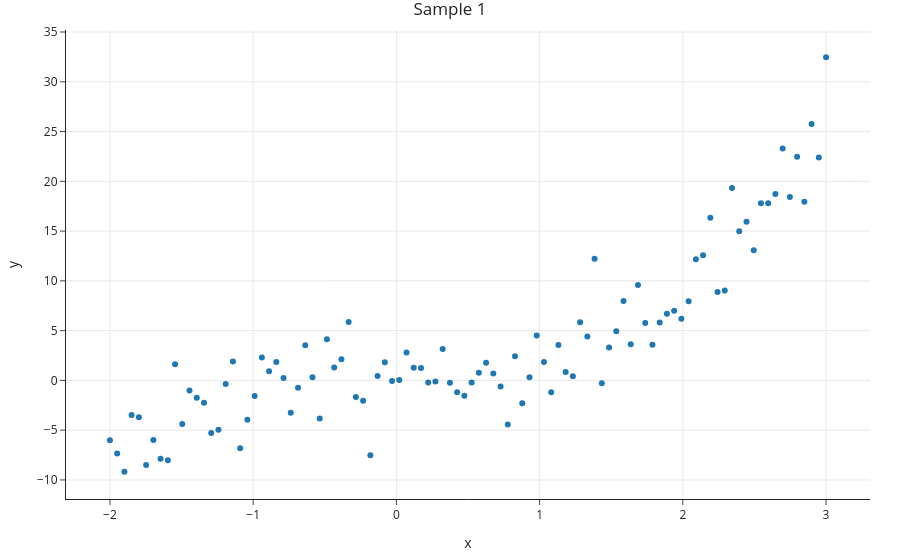

Write notebook code for a chart like this one.
### Markdown cell above
<div class="alert alert-warning">
    <h3>Question 🤔 (Answer at <a href="https://dsc80.com/q">dsc80.com/q</a>)</h3>

Code: `folds`
</div>
    
The RMSEs in Folds 1 and 5 are much higher than in other folds. Why? How we might fix this?

### Code cell
# if you split without randomizing, there might be a pattern/sequence in your validation sets 
# in other words, the data might be sorted by default! always use MULTIPLe validation sets.
px.scatter(sample_1, x='x', y='y', title='Sample 1')
